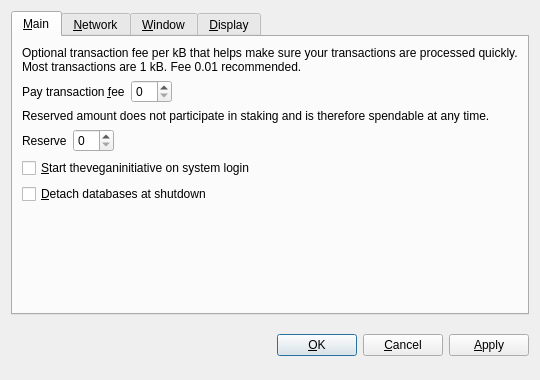
<?xml version="1.0" encoding="UTF-8"?>
<ui version="4.0">
 <class>OptionsDialog</class>
 <widget class="QDialog" name="OptionsDialog">
  <property name="geometry">
   <rect>
    <x>0</x>
    <y>0</y>
    <width>540</width>
    <height>380</height>
   </rect>
  </property>
  <property name="windowTitle">
   <string>Options</string>
  </property>
  <property name="modal">
   <bool>true</bool>
  </property>
  <layout class="QVBoxLayout" name="verticalLayout">
   <item>
    <widget class="QTabWidget" name="tabWidget">
     <property name="tabPosition">
      <enum>QTabWidget::North</enum>
     </property>
     <property name="currentIndex">
      <number>0</number>
     </property>
     <widget class="QWidget" name="tabMain">
      <attribute name="title">
       <string>&amp;Main</string>
      </attribute>
      <layout class="QVBoxLayout" name="verticalLayout_Main">
       <item>
        <widget class="QLabel" name="transactionFeeInfoLabel">
         <property name="text">
          <string>Optional transaction fee per kB that helps make sure your transactions are processed quickly. Most transactions are 1 kB. Fee 0.01 recommended.</string>
         </property>
         <property name="textFormat">
          <enum>Qt::PlainText</enum>
         </property>
         <property name="wordWrap">
          <bool>true</bool>
         </property>
        </widget>
       </item>
       <item>
        <layout class="QHBoxLayout" name="horizontalLayoutFee">
         <item>
          <widget class="QLabel" name="transactionFeeLabel">
           <property name="text">
            <string>Pay transaction &amp;fee</string>
           </property>
           <property name="textFormat">
            <enum>Qt::PlainText</enum>
           </property>
           <property name="buddy">
            <cstring>transactionFee</cstring>
           </property>
          </widget>
         </item>
         <item>
          <widget class="BitcoinAmountField" name="transactionFee"/>
         </item>
         <item>
          <spacer name="horizontalSpacerFee">
           <property name="orientation">
            <enum>Qt::Horizontal</enum>
           </property>
           <property name="sizeHint" stdset="0">
            <size>
             <width>40</width>
             <height>20</height>
            </size>
           </property>
          </spacer>
         </item>
        </layout>
       </item>
       <item>
        <widget class="QLabel" name="reserveBalanceInfoLabel">
         <property name="text">
          <string>Reserved amount does not participate in staking and is therefore spendable at any time.</string>
         </property>
         <property name="textFormat">
          <enum>Qt::PlainText</enum>
         </property>
         <property name="wordWrap">
          <bool>true</bool>
         </property>
        </widget>
       </item>
       <item>
        <layout class="QHBoxLayout" name="horizontalLayoutReserveBalance">
         <item>
          <widget class="QLabel" name="reserveBalanceLabel">
           <property name="text">
            <string>Reserve</string>
           </property>
           <property name="textFormat">
            <enum>Qt::PlainText</enum>
           </property>
           <property name="buddy">
            <cstring>reserveBalance</cstring>
           </property>
          </widget>
         </item>
         <item>
          <widget class="BitcoinAmountField" name="reserveBalance"/>
         </item>
         <item>
          <spacer name="horizontalSpacerReserveBalance">
           <property name="orientation">
            <enum>Qt::Horizontal</enum>
           </property>
           <property name="sizeHint" stdset="0">
            <size>
             <width>40</width>
             <height>20</height>
            </size>
           </property>
          </spacer>
         </item>
        </layout>
       </item>
       <item>
        <widget class="QCheckBox" name="bitcoinAtStartup">
         <property name="toolTip">
          <string>Automatically start theveganinitiative after logging in to the system.</string>
         </property>
         <property name="text">
          <string>&amp;Start theveganinitiative on system login</string>
         </property>
        </widget>
       </item>
       <item>
        <widget class="QCheckBox" name="detachDatabases">
         <property name="toolTip">
          <string>Detach block and address databases at shutdown. This means they can be moved to another data directory, but it slows down shutdown. The wallet is always detached.</string>
         </property>
         <property name="text">
          <string>&amp;Detach databases at shutdown</string>
         </property>
        </widget>
       </item>
       <item>
        <spacer name="verticalSpacer_Main">
         <property name="orientation">
          <enum>Qt::Vertical</enum>
         </property>
         <property name="sizeHint" stdset="0">
          <size>
           <width>20</width>
           <height>40</height>
          </size>
         </property>
        </spacer>
       </item>
      </layout>
     </widget>
     <widget class="QWidget" name="tabNetwork">
      <attribute name="title">
       <string>&amp;Network</string>
      </attribute>
      <layout class="QVBoxLayout" name="verticalLayout_Network">
       <item>
        <widget class="QCheckBox" name="mapPortUpnp">
         <property name="toolTip">
          <string>Automatically open the theveganinitiative client port on the router. This only works when your router supports UPnP and it is enabled.</string>
         </property>
         <property name="text">
          <string>Map port using &amp;UPnP</string>
         </property>
        </widget>
       </item>
       <item>
        <widget class="QCheckBox" name="connectSocks">
         <property name="toolTip">
          <string>Connect to the theveganinitiative network through a SOCKS proxy (e.g. when connecting through Tor).</string>
         </property>
         <property name="text">
          <string>&amp;Connect through SOCKS proxy:</string>
         </property>
        </widget>
       </item>
       <item>
        <layout class="QHBoxLayout" name="horizontalLayout_Network">
         <item>
          <widget class="QLabel" name="proxyIpLabel">
           <property name="text">
            <string>Proxy &amp;IP:</string>
           </property>
           <property name="textFormat">
            <enum>Qt::PlainText</enum>
           </property>
           <property name="buddy">
            <cstring>proxyIp</cstring>
           </property>
          </widget>
         </item>
         <item>
          <widget class="QValidatedLineEdit" name="proxyIp">
           <property name="maximumSize">
            <size>
             <width>140</width>
             <height>16777215</height>
            </size>
           </property>
           <property name="toolTip">
            <string>IP address of the proxy (e.g. 127.0.0.1)</string>
           </property>
          </widget>
         </item>
         <item>
          <widget class="QLabel" name="proxyPortLabel">
           <property name="text">
            <string>&amp;Port:</string>
           </property>
           <property name="textFormat">
            <enum>Qt::PlainText</enum>
           </property>
           <property name="buddy">
            <cstring>proxyPort</cstring>
           </property>
          </widget>
         </item>
         <item>
          <widget class="QLineEdit" name="proxyPort">
           <property name="maximumSize">
            <size>
             <width>55</width>
             <height>16777215</height>
            </size>
           </property>
           <property name="toolTip">
            <string>Port of the proxy (e.g. 9050)</string>
           </property>
          </widget>
         </item>
         <item>
          <widget class="QLabel" name="socksVersionLabel">
           <property name="text">
            <string>SOCKS &amp;Version:</string>
           </property>
           <property name="textFormat">
            <enum>Qt::PlainText</enum>
           </property>
           <property name="buddy">
            <cstring>socksVersion</cstring>
           </property>
          </widget>
         </item>
         <item>
          <widget class="QValueComboBox" name="socksVersion">
           <property name="toolTip">
            <string>SOCKS version of the proxy (e.g. 5)</string>
           </property>
          </widget>
         </item>
         <item>
          <spacer name="horizontalSpacer_Network">
           <property name="orientation">
            <enum>Qt::Horizontal</enum>
           </property>
           <property name="sizeHint" stdset="0">
            <size>
             <width>40</width>
             <height>20</height>
            </size>
           </property>
          </spacer>
         </item>
        </layout>
       </item>
       <item>
        <spacer name="verticalSpacer_Network">
         <property name="orientation">
          <enum>Qt::Vertical</enum>
         </property>
         <property name="sizeHint" stdset="0">
          <size>
           <width>20</width>
           <height>40</height>
          </size>
         </property>
        </spacer>
       </item>
      </layout>
     </widget>
     <widget class="QWidget" name="tabWindow">
      <attribute name="title">
       <string>&amp;Window</string>
      </attribute>
      <layout class="QVBoxLayout" name="verticalLayout_Window">
       <item>
        <widget class="QCheckBox" name="minimizeToTray">
         <property name="toolTip">
          <string>Show only a tray icon after minimizing the window.</string>
         </property>
         <property name="text">
          <string>&amp;Minimize to the tray instead of the taskbar</string>
         </property>
        </widget>
       </item>
       <item>
        <widget class="QCheckBox" name="minimizeOnClose">
         <property name="toolTip">
          <string>Minimize instead of exit the application when the window is closed. When this option is enabled, the application will be closed only after selecting Quit in the menu.</string>
         </property>
         <property name="text">
          <string>M&amp;inimize on close</string>
         </property>
        </widget>
       </item>
       <item>
        <spacer name="verticalSpacer_Window">
         <property name="orientation">
          <enum>Qt::Vertical</enum>
         </property>
         <property name="sizeHint" stdset="0">
          <size>
           <width>20</width>
           <height>40</height>
          </size>
         </property>
        </spacer>
       </item>
      </layout>
     </widget>
     <widget class="QWidget" name="tabDisplay">
      <attribute name="title">
       <string>&amp;Display</string>
      </attribute>
      <layout class="QVBoxLayout" name="verticalLayout_Display">
       <item>
        <layout class="QHBoxLayout" name="horizontalLayout_1_Display">
         <item>
          <widget class="QLabel" name="langLabel">
           <property name="text">
            <string>User Interface &amp;language:</string>
           </property>
           <property name="textFormat">
            <enum>Qt::PlainText</enum>
           </property>
           <property name="buddy">
            <cstring>lang</cstring>
           </property>
          </widget>
         </item>
         <item>
          <widget class="QValueComboBox" name="lang">
           <property name="toolTip">
            <string>The user interface language can be set here. This setting will take effect after restarting theveganinitiative.</string>
           </property>
          </widget>
         </item>
        </layout>
       </item>
       <item>
        <layout class="QHBoxLayout" name="horizontalLayout_2_Display">
         <item>
          <widget class="QLabel" name="unitLabel">
           <property name="text">
            <string>&amp;Unit to show amounts in:</string>
           </property>
           <property name="textFormat">
            <enum>Qt::PlainText</enum>
           </property>
           <property name="buddy">
            <cstring>unit</cstring>
           </property>
          </widget>
         </item>
         <item>
          <widget class="QValueComboBox" name="unit">
           <property name="toolTip">
            <string>Choose the default subdivision unit to show in the interface and when sending coins.</string>
           </property>
          </widget>
         </item>
        </layout>
       </item>
       <item>
        <widget class="QCheckBox" name="displayAddresses">
         <property name="toolTip">
          <string>Whether to show theveganinitiative addresses in the transaction list or not.</string>
         </property>
         <property name="text">
          <string>&amp;Display addresses in transaction list</string>
         </property>
        </widget>
       </item>
       <item>
        <widget class="QCheckBox" name="coinControlFeatures">
         <property name="toolTip">
          <string>Whether to show coin control features or not.</string>
         </property>
         <property name="text">
          <string>Display coin &amp;control features (experts only!)</string>
         </property>
        </widget>
       </item>
       <item>
        <spacer name="verticalSpacer_Display">
         <property name="orientation">
          <enum>Qt::Vertical</enum>
         </property>
         <property name="sizeHint" stdset="0">
          <size>
           <width>20</width>
           <height>40</height>
          </size>
         </property>
        </spacer>
       </item>
      </layout>
     </widget>
    </widget>
   </item>
   <item>
    <layout class="QHBoxLayout" name="horizontalLayout_Buttons">
     <item>
      <spacer name="horizontalSpacer_1">
       <property name="orientation">
        <enum>Qt::Horizontal</enum>
       </property>
       <property name="sizeHint" stdset="0">
        <size>
         <width>40</width>
         <height>48</height>
        </size>
       </property>
      </spacer>
     </item>
     <item>
      <widget class="QLabel" name="statusLabel">
       <property name="font">
        <font>
         <weight>75</weight>
         <bold>true</bold>
        </font>
       </property>
       <property name="text">
        <string/>
       </property>
       <property name="textFormat">
        <enum>Qt::PlainText</enum>
       </property>
       <property name="wordWrap">
        <bool>true</bool>
       </property>
      </widget>
     </item>
     <item>
      <spacer name="horizontalSpacer_2">
       <property name="orientation">
        <enum>Qt::Horizontal</enum>
       </property>
       <property name="sizeHint" stdset="0">
        <size>
         <width>40</width>
         <height>48</height>
        </size>
       </property>
      </spacer>
     </item>
     <item>
      <widget class="QPushButton" name="okButton">
       <property name="text">
        <string>&amp;OK</string>
       </property>
      </widget>
     </item>
     <item>
      <widget class="QPushButton" name="cancelButton">
       <property name="text">
        <string>&amp;Cancel</string>
       </property>
       <property name="autoDefault">
        <bool>false</bool>
       </property>
      </widget>
     </item>
     <item>
      <widget class="QPushButton" name="applyButton">
       <property name="text">
        <string>&amp;Apply</string>
       </property>
       <property name="autoDefault">
        <bool>false</bool>
       </property>
      </widget>
     </item>
    </layout>
   </item>
  </layout>
 </widget>
 <customwidgets>
  <customwidget>
   <class>BitcoinAmountField</class>
   <extends>QSpinBox</extends>
   <header>bitcoinamountfield.h</header>
  </customwidget>
  <customwidget>
   <class>QValueComboBox</class>
   <extends>QComboBox</extends>
   <header>qvaluecombobox.h</header>
  </customwidget>
  <customwidget>
   <class>QValidatedLineEdit</class>
   <extends>QLineEdit</extends>
   <header>qvalidatedlineedit.h</header>
  </customwidget>
 </customwidgets>
 <resources/>
 <connections/>
</ui>
